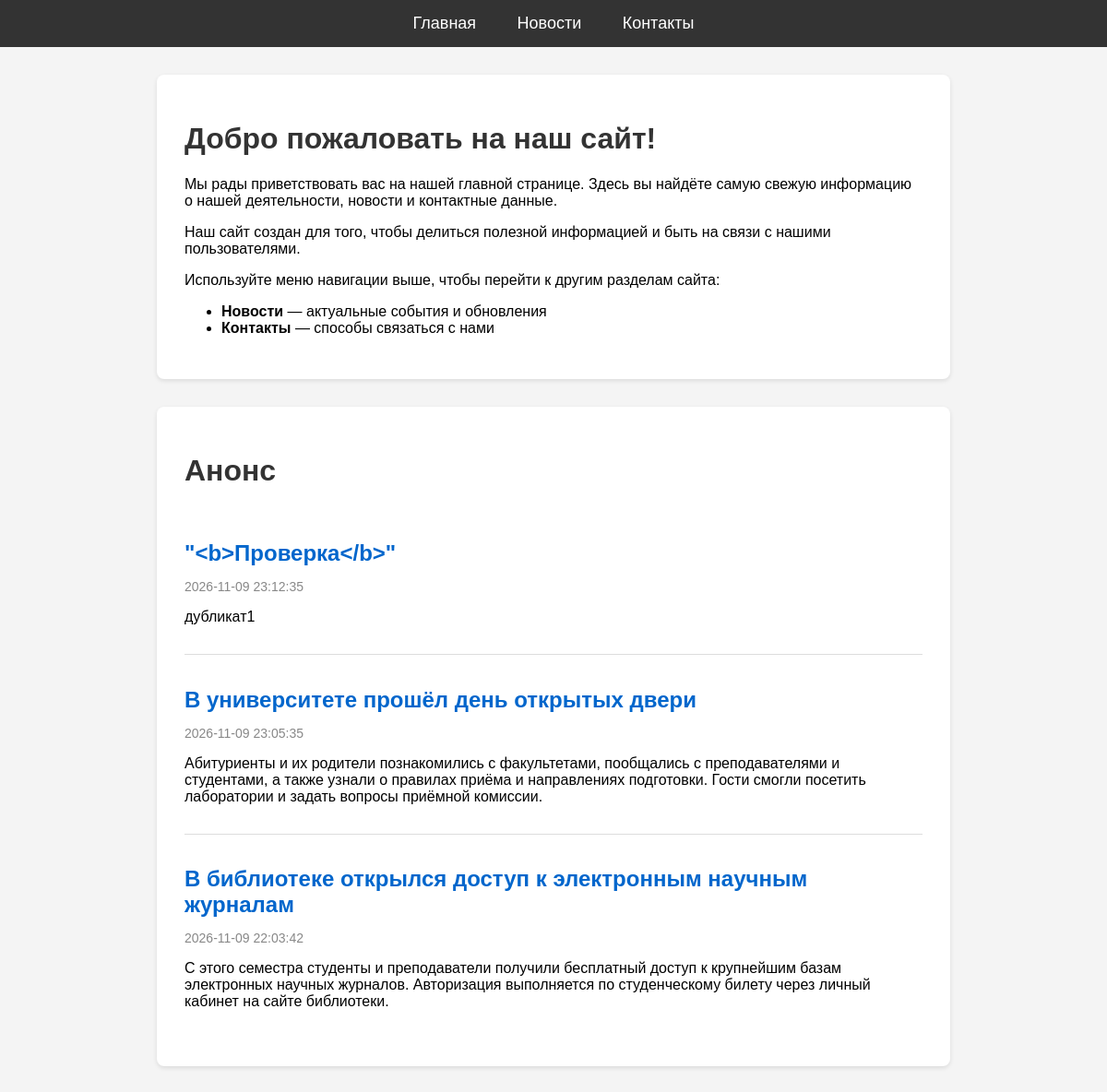
The page / on the database its author committed.
### tables this page shows
CREATE TABLE `news` (
  `id` int NOT NULL,
  `title` varchar(255) NOT NULL,
  `content` text NOT NULL,
  `created_at` timestamp NULL DEFAULT CURRENT_TIMESTAMP
);

### index.php (the view, shortened to what this page needs)
<?php require "config.php";
$stmt = $pdo->query("SELECT * FROM news ORDER BY created_at DESC LIMIT 3");
$news = $stmt->fetchAll(PDO::FETCH_ASSOC);
?>
<!DOCTYPE html>
<html lang="ru">
<head>
    <link rel="stylesheet" href="main.css">
</head>
<body>
    <nav>
        <a href="index.php">Главная</a>
        <a href="news.php">Новости</a>
        <a href="contacts.php">Контакты</a>
    </nav>
    <div class="container">
        <h1>Добро пожаловать на наш сайт!</h1>
        <p>Мы рады приветствовать вас на нашей главной странице. Здесь вы найдёте самую свежую информацию о нашей деятельности, новости и контактные данные.</p>
        <p>Наш сайт создан для того, чтобы делиться полезной информацией и быть на связи с нашими пользователями.</p>
        <p>Используйте меню навигации выше, чтобы перейти к другим разделам сайта:</p>
        <ul>
            <li><strong>Новости</strong> — актуальные события и обновления</li>
            <li><strong>Контакты</strong> — способы связаться с нами</li>
        </ul>
    </div>
    <div class="container">
        <h1>Анонс</h1>
        <?php foreach ($news as $item): ?>
            <article>
                <h2><?= htmlspecialchars($item["title"]) ?></h2>
                <p class="date"><?= htmlspecialchars($item["created_at"]) ?></p>
                <p><?= htmlspecialchars($item["content"]) ?></p>
            </article>
        <?php endforeach; ?>
    </div>
</body>
</html>

### main.css (style rules this page uses)
body { font-family: Arial, sans-serif; margin: 0; padding: 0; background-color: #f4f4f4; }
nav { background-color: #333; padding: 15px; text-align: center; }
nav a { color: white; text-decoration: none; margin: 0 20px; font-size: 18px; }
.container { max-width: 800px; margin: 30px auto; background-color: white; padding: 30px; border-radius: 8px; box-shadow: 0 2px 5px rgba(0,0,0,0.1); }
h1 { color: #333; }
article { border-bottom: 1px solid #ddd; padding: 15px 0; }
article:last-child { border-bottom: none; }
article h2 { color: #0066cc; margin-bottom: 8px; }
.date { color: #888; font-size: 14px; }
a { color: #0066cc; text-decoration: none; }

### rows shown on the page
news: title "\"<b>Проверка</b>\"", created_at "2026-11-09 23:12:35", content "дубликат1"
news: title "В университете прошёл день открытых двери", created_at "2026-11-09 23:05:35", content "Абитуриенты и их родители познакомились с факультетами, пообщались с преподавателями и студентами, а также узнали о правилах приёма и направлениях подготовки. Гости смогли посетить лаборатории и задать вопросы приёмной комиссии."
news: title "В библиотеке открылся доступ к электронным научным журналам", created_at "2026-11-09 22:03:42", content "С этого семестра студенты и преподаватели получили бесплатный доступ к крупнейшим базам электронных научных журналов. Авторизация выполняется по студенческому билету через личный кабинет на сайте библиотеки."
